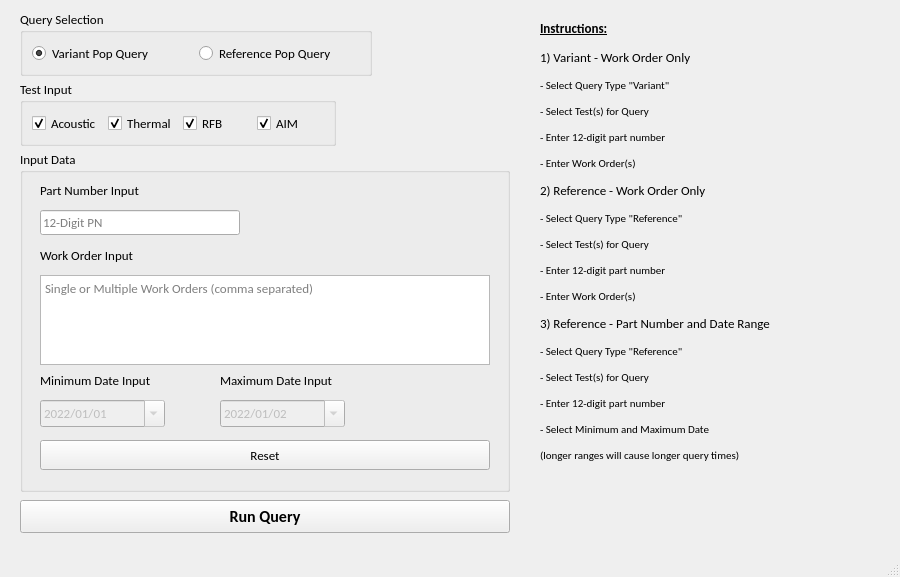
<?xml version="1.0" encoding="UTF-8"?>
<ui version="4.0">
 <class>MainWindow</class>
 <widget class="QMainWindow" name="MainWindow">
  <property name="geometry">
   <rect>
    <x>0</x>
    <y>0</y>
    <width>900</width>
    <height>577</height>
   </rect>
  </property>
  <property name="font">
   <font>
    <family>Calibri</family>
    <pointsize>10</pointsize>
   </font>
  </property>
  <property name="windowTitle">
   <string>MainWindow</string>
  </property>
  <property name="toolTip">
   <string/>
  </property>
  <property name="toolTipDuration">
   <number>-1</number>
  </property>
  <widget class="QWidget" name="centralwidget">
   <widget class="QGroupBox" name="testBox">
    <property name="geometry">
     <rect>
      <x>20</x>
      <y>80</y>
      <width>316</width>
      <height>66</height>
     </rect>
    </property>
    <property name="sizePolicy">
     <sizepolicy hsizetype="Preferred" vsizetype="Preferred">
      <horstretch>0</horstretch>
      <verstretch>0</verstretch>
     </sizepolicy>
    </property>
    <property name="title">
     <string>Test Input</string>
    </property>
    <layout class="QHBoxLayout" name="horizontalLayout">
     <item>
      <widget class="QCheckBox" name="acousticBool">
       <property name="text">
        <string>Acoustic</string>
       </property>
       <property name="checked">
        <bool>true</bool>
       </property>
      </widget>
     </item>
     <item>
      <widget class="QCheckBox" name="thermalBool">
       <property name="text">
        <string>Thermal</string>
       </property>
       <property name="checked">
        <bool>true</bool>
       </property>
      </widget>
     </item>
     <item>
      <widget class="QCheckBox" name="rfbBool">
       <property name="text">
        <string>RFB</string>
       </property>
       <property name="checked">
        <bool>true</bool>
       </property>
      </widget>
     </item>
     <item>
      <widget class="QCheckBox" name="aimBool">
       <property name="text">
        <string>AIM</string>
       </property>
       <property name="checked">
        <bool>true</bool>
       </property>
      </widget>
     </item>
    </layout>
   </widget>
   <widget class="QGroupBox" name="queryBox">
    <property name="geometry">
     <rect>
      <x>20</x>
      <y>10</y>
      <width>352</width>
      <height>66</height>
     </rect>
    </property>
    <property name="title">
     <string>Query Selection</string>
    </property>
    <layout class="QHBoxLayout" name="horizontalLayout_2">
     <item>
      <widget class="QRadioButton" name="variantBool">
       <property name="text">
        <string>Variant Pop Query</string>
       </property>
       <property name="checked">
        <bool>true</bool>
       </property>
      </widget>
     </item>
     <item>
      <widget class="QRadioButton" name="referenceBool">
       <property name="text">
        <string>Reference Pop Query</string>
       </property>
      </widget>
     </item>
    </layout>
   </widget>
   <widget class="QGroupBox" name="dataBox">
    <property name="geometry">
     <rect>
      <x>20</x>
      <y>150</y>
      <width>490</width>
      <height>342</height>
     </rect>
    </property>
    <property name="title">
     <string>Input Data</string>
    </property>
    <widget class="QTextEdit" name="workOrderInput">
     <property name="enabled">
      <bool>true</bool>
     </property>
     <property name="geometry">
      <rect>
       <x>20</x>
       <y>125</y>
       <width>450</width>
       <height>90</height>
      </rect>
     </property>
     <property name="toolTip">
      <string/>
     </property>
     <property name="toolTipDuration">
      <number>-1</number>
     </property>
     <property name="placeholderText">
      <string>Single or Multiple Work Orders (comma separated)</string>
     </property>
    </widget>
    <widget class="QLabel" name="workOrderLabel">
     <property name="geometry">
      <rect>
       <x>20</x>
       <y>95</y>
       <width>122</width>
       <height>21</height>
      </rect>
     </property>
     <property name="toolTipDuration">
      <number>-1</number>
     </property>
     <property name="text">
      <string>Work Order Input</string>
     </property>
    </widget>
    <widget class="QPushButton" name="workOrderReset">
     <property name="geometry">
      <rect>
       <x>20</x>
       <y>290</y>
       <width>450</width>
       <height>30</height>
      </rect>
     </property>
     <property name="toolTip">
      <string>Click to Reset Part Number, Work Order, and Dates</string>
     </property>
     <property name="text">
      <string>Reset</string>
     </property>
    </widget>
    <widget class="QLabel" name="partNumberLabel">
     <property name="geometry">
      <rect>
       <x>20</x>
       <y>30</y>
       <width>131</width>
       <height>21</height>
      </rect>
     </property>
     <property name="toolTipDuration">
      <number>-1</number>
     </property>
     <property name="text">
      <string>Part Number Input</string>
     </property>
    </widget>
    <widget class="QLineEdit" name="partNumberInput">
     <property name="enabled">
      <bool>true</bool>
     </property>
     <property name="geometry">
      <rect>
       <x>20</x>
       <y>60</y>
       <width>200</width>
       <height>25</height>
      </rect>
     </property>
     <property name="toolTip">
      <string/>
     </property>
     <property name="text">
      <string/>
     </property>
     <property name="maxLength">
      <number>12</number>
     </property>
     <property name="placeholderText">
      <string>12-Digit PN</string>
     </property>
    </widget>
    <widget class="QDateEdit" name="minDateInput">
     <property name="enabled">
      <bool>false</bool>
     </property>
     <property name="geometry">
      <rect>
       <x>20</x>
       <y>250</y>
       <width>125</width>
       <height>27</height>
      </rect>
     </property>
     <property name="acceptDrops">
      <bool>false</bool>
     </property>
     <property name="minimumDate">
      <date>
       <year>2022</year>
       <month>1</month>
       <day>1</day>
      </date>
     </property>
     <property name="currentSection">
      <enum>QDateTimeEdit::YearSection</enum>
     </property>
     <property name="displayFormat">
      <string>yyyy/MM/dd</string>
     </property>
     <property name="calendarPopup">
      <bool>true</bool>
     </property>
     <property name="date">
      <date>
       <year>2022</year>
       <month>1</month>
       <day>1</day>
      </date>
     </property>
    </widget>
    <widget class="QLabel" name="minDateLabel">
     <property name="geometry">
      <rect>
       <x>20</x>
       <y>220</y>
       <width>146</width>
       <height>21</height>
      </rect>
     </property>
     <property name="text">
      <string>Minimum Date Input</string>
     </property>
    </widget>
    <widget class="QLabel" name="maxDateLabel">
     <property name="geometry">
      <rect>
       <x>200</x>
       <y>220</y>
       <width>148</width>
       <height>21</height>
      </rect>
     </property>
     <property name="text">
      <string>Maximum Date Input</string>
     </property>
    </widget>
    <widget class="QDateEdit" name="maxDateInput">
     <property name="enabled">
      <bool>false</bool>
     </property>
     <property name="geometry">
      <rect>
       <x>200</x>
       <y>250</y>
       <width>125</width>
       <height>27</height>
      </rect>
     </property>
     <property name="acceptDrops">
      <bool>false</bool>
     </property>
     <property name="minimumDate">
      <date>
       <year>2022</year>
       <month>1</month>
       <day>2</day>
      </date>
     </property>
     <property name="currentSection">
      <enum>QDateTimeEdit::YearSection</enum>
     </property>
     <property name="displayFormat">
      <string>yyyy/MM/dd</string>
     </property>
     <property name="calendarPopup">
      <bool>true</bool>
     </property>
     <property name="date">
      <date>
       <year>2022</year>
       <month>1</month>
       <day>2</day>
      </date>
     </property>
    </widget>
   </widget>
   <widget class="QPushButton" name="executeButton">
    <property name="geometry">
     <rect>
      <x>20</x>
      <y>500</y>
      <width>490</width>
      <height>33</height>
     </rect>
    </property>
    <property name="font">
     <font>
      <family>Calibri</family>
      <pointsize>12</pointsize>
      <weight>75</weight>
      <bold>true</bold>
     </font>
    </property>
    <property name="text">
     <string>Run Query</string>
    </property>
   </widget>
   <widget class="QLabel" name="label">
    <property name="geometry">
     <rect>
      <x>540</x>
      <y>20</y>
      <width>340</width>
      <height>500</height>
     </rect>
    </property>
    <property name="text">
     <string>&lt;!DOCTYPE HTML PUBLIC &quot;-//W3C//DTD HTML 4.0//EN&quot; &quot;http://www.w3.org/TR/REC-html40/strict.dtd&quot;&gt;
&lt;html&gt;&lt;head&gt;&lt;meta name=&quot;qrichtext&quot; content=&quot;1&quot; /&gt;&lt;style type=&quot;text/css&quot;&gt;
p, li { white-space: pre-wrap; }
&lt;/style&gt;&lt;/head&gt;&lt;body style=&quot; font-family:'MS Shell Dlg 2'; font-size:8pt; font-weight:400; font-style:normal;&quot;&gt;
&lt;p style=&quot; margin-top:12px; margin-bottom:12px; margin-left:0px; margin-right:0px; -qt-block-indent:0; text-indent:0px;&quot;&gt;&lt;span style=&quot; font-size:10pt; font-weight:600; text-decoration: underline;&quot;&gt;Instructions:&lt;/span&gt;&lt;/p&gt;
&lt;p style=&quot; margin-top:12px; margin-bottom:12px; margin-left:0px; margin-right:0px; -qt-block-indent:0; text-indent:0px;&quot;&gt;&lt;span style=&quot; font-size:10pt;&quot;&gt;1) Variant - Work Order Only&lt;/span&gt;&lt;/p&gt;
&lt;p style=&quot; margin-top:12px; margin-bottom:12px; margin-left:0px; margin-right:0px; -qt-block-indent:0; text-indent:0px;&quot;&gt;- Select Query Type &amp;quot;Variant&amp;quot;&lt;/p&gt;
&lt;p style=&quot; margin-top:12px; margin-bottom:12px; margin-left:0px; margin-right:0px; -qt-block-indent:0; text-indent:0px;&quot;&gt;- Select Test(s) for Query&lt;/p&gt;
&lt;p style=&quot; margin-top:12px; margin-bottom:12px; margin-left:0px; margin-right:0px; -qt-block-indent:0; text-indent:0px;&quot;&gt;- Enter 12-digit part number&lt;/p&gt;
&lt;p style=&quot; margin-top:12px; margin-bottom:12px; margin-left:0px; margin-right:0px; -qt-block-indent:0; text-indent:0px;&quot;&gt;- Enter Work Order(s)&lt;/p&gt;
&lt;p style=&quot; margin-top:12px; margin-bottom:12px; margin-left:0px; margin-right:0px; -qt-block-indent:0; text-indent:0px;&quot;&gt;&lt;span style=&quot; font-size:10pt;&quot;&gt;2) Reference - Work Order Only&lt;/span&gt;&lt;/p&gt;
&lt;p style=&quot; margin-top:12px; margin-bottom:12px; margin-left:0px; margin-right:0px; -qt-block-indent:0; text-indent:0px;&quot;&gt;- Select Query Type &amp;quot;Reference&amp;quot;&lt;/p&gt;
&lt;p style=&quot; margin-top:12px; margin-bottom:12px; margin-left:0px; margin-right:0px; -qt-block-indent:0; text-indent:0px;&quot;&gt;- Select Test(s) for Query&lt;/p&gt;
&lt;p style=&quot; margin-top:12px; margin-bottom:12px; margin-left:0px; margin-right:0px; -qt-block-indent:0; text-indent:0px;&quot;&gt;- Enter 12-digit part number&lt;/p&gt;
&lt;p style=&quot; margin-top:12px; margin-bottom:12px; margin-left:0px; margin-right:0px; -qt-block-indent:0; text-indent:0px;&quot;&gt;- Enter Work Order(s)&lt;/p&gt;
&lt;p style=&quot; margin-top:12px; margin-bottom:12px; margin-left:0px; margin-right:0px; -qt-block-indent:0; text-indent:0px;&quot;&gt;&lt;span style=&quot; font-size:10pt;&quot;&gt;3) Reference - Part Number and Date Range&lt;/span&gt;&lt;/p&gt;
&lt;p style=&quot; margin-top:12px; margin-bottom:12px; margin-left:0px; margin-right:0px; -qt-block-indent:0; text-indent:0px;&quot;&gt;- Select Query Type &amp;quot;Reference&amp;quot;&lt;/p&gt;
&lt;p style=&quot; margin-top:12px; margin-bottom:12px; margin-left:0px; margin-right:0px; -qt-block-indent:0; text-indent:0px;&quot;&gt;- Select Test(s) for Query&lt;/p&gt;
&lt;p style=&quot; margin-top:12px; margin-bottom:12px; margin-left:0px; margin-right:0px; -qt-block-indent:0; text-indent:0px;&quot;&gt;- Enter 12-digit part number&lt;/p&gt;
&lt;p style=&quot; margin-top:12px; margin-bottom:12px; margin-left:0px; margin-right:0px; -qt-block-indent:0; text-indent:0px;&quot;&gt;- Select Minimum and Maximum Date&lt;/p&gt;
&lt;p style=&quot; margin-top:12px; margin-bottom:12px; margin-left:0px; margin-right:0px; -qt-block-indent:0; text-indent:0px;&quot;&gt;(longer ranges will cause longer query times)&lt;/p&gt;&lt;/body&gt;&lt;/html&gt;</string>
    </property>
    <property name="textFormat">
     <enum>Qt::RichText</enum>
    </property>
    <property name="scaledContents">
     <bool>true</bool>
    </property>
    <property name="alignment">
     <set>Qt::AlignLeading|Qt::AlignLeft|Qt::AlignTop</set>
    </property>
   </widget>
  </widget>
  <widget class="QStatusBar" name="statusbar"/>
 </widget>
 <tabstops>
  <tabstop>variantBool</tabstop>
  <tabstop>referenceBool</tabstop>
  <tabstop>acousticBool</tabstop>
  <tabstop>thermalBool</tabstop>
  <tabstop>rfbBool</tabstop>
  <tabstop>aimBool</tabstop>
  <tabstop>workOrderInput</tabstop>
 </tabstops>
 <resources/>
 <connections>
  <connection>
   <sender>variantBool</sender>
   <signal>toggled(bool)</signal>
   <receiver>minDateInput</receiver>
   <slot>setDisabled(bool)</slot>
   <hints>
    <hint type="sourcelabel">
     <x>85</x>
     <y>45</y>
    </hint>
    <hint type="destinationlabel">
     <x>84</x>
     <y>450</y>
    </hint>
   </hints>
  </connection>
  <connection>
   <sender>variantBool</sender>
   <signal>toggled(bool)</signal>
   <receiver>maxDateInput</receiver>
   <slot>setDisabled(bool)</slot>
   <hints>
    <hint type="sourcelabel">
     <x>85</x>
     <y>45</y>
    </hint>
    <hint type="destinationlabel">
     <x>234</x>
     <y>450</y>
    </hint>
   </hints>
  </connection>
  <connection>
   <sender>workOrderReset</sender>
   <signal>clicked()</signal>
   <receiver>workOrderInput</receiver>
   <slot>clear()</slot>
   <hints>
    <hint type="sourcelabel">
     <x>434</x>
     <y>384</y>
    </hint>
    <hint type="destinationlabel">
     <x>254</x>
     <y>319</y>
    </hint>
   </hints>
  </connection>
 </connections>
</ui>
